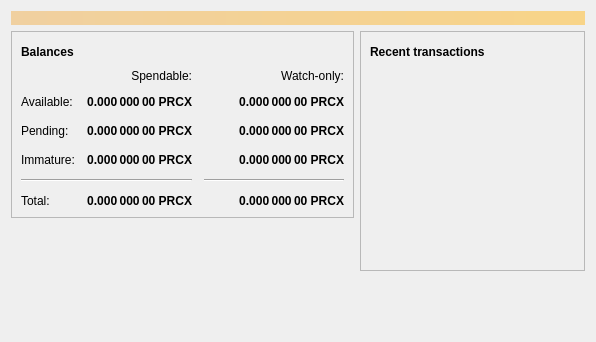
<?xml version="1.0" encoding="UTF-8"?>
<ui version="4.0">
 <class>OverviewPage</class>
 <widget class="QWidget" name="OverviewPage">
  <property name="geometry">
   <rect>
    <x>0</x>
    <y>0</y>
    <width>596</width>
    <height>342</height>
   </rect>
  </property>
  <property name="windowTitle">
   <string>Form</string>
  </property>
  <layout class="QVBoxLayout" name="topLayout">
   <item>
    <widget class="QLabel" name="labelAlerts">
     <property name="visible">
      <bool>false</bool>
     </property>
     <property name="styleSheet">
      <string notr="true">QLabel { background-color: qlineargradient(x1: 0, y1: 0, x2: 1, y2: 0, stop:0 #F0D0A0, stop:1 #F8D488); color:#000000; }</string>
     </property>
     <property name="wordWrap">
      <bool>true</bool>
     </property>
     <property name="margin">
      <number>3</number>
     </property>
     <property name="textInteractionFlags">
      <set>Qt::TextSelectableByMouse</set>
     </property>
    </widget>
   </item>
   <item>
    <layout class="QHBoxLayout" name="horizontalLayout" stretch="1,1">
     <item>
      <layout class="QVBoxLayout" name="verticalLayout_2">
       <item>
        <widget class="QFrame" name="frame">
         <property name="frameShape">
          <enum>QFrame::StyledPanel</enum>
         </property>
         <property name="frameShadow">
          <enum>QFrame::Raised</enum>
         </property>
         <layout class="QVBoxLayout" name="verticalLayout_4">
          <item>
           <layout class="QHBoxLayout" name="horizontalLayout_4">
            <item>
             <widget class="QLabel" name="label_5">
              <property name="font">
               <font>
                <weight>75</weight>
                <bold>true</bold>
               </font>
              </property>
              <property name="text">
               <string>Balances</string>
              </property>
             </widget>
            </item>
            <item>
             <widget class="QPushButton" name="labelWalletStatus">
              <property name="enabled">
               <bool>true</bool>
              </property>
              <property name="maximumSize">
               <size>
                <width>30</width>
                <height>16777215</height>
               </size>
              </property>
              <property name="toolTip">
               <string>The displayed information may be out of date. Your wallet automatically synchronizes with the Pricecoinx network after a connection is established, but this process has not completed yet.</string>
              </property>
              <property name="text">
               <string/>
              </property>
              <property name="icon">
               <iconset resource="../bitcoin.qrc">
                <normaloff>:/icons/warning</normaloff>
                <disabledoff>:/icons/warning</disabledoff>:/icons/warning</iconset>
              </property>
              <property name="iconSize">
               <size>
                <width>24</width>
                <height>24</height>
               </size>
              </property>
              <property name="flat">
               <bool>true</bool>
              </property>
             </widget>
            </item>
            <item>
             <spacer name="horizontalSpacer_3">
              <property name="orientation">
               <enum>Qt::Horizontal</enum>
              </property>
              <property name="sizeHint" stdset="0">
               <size>
                <width>40</width>
                <height>20</height>
               </size>
              </property>
             </spacer>
            </item>
           </layout>
          </item>
          <item>
           <layout class="QGridLayout" name="gridLayout">
            <property name="spacing">
             <number>12</number>
            </property>
            <item row="2" column="2">
             <widget class="QLabel" name="labelWatchPending">
              <property name="font">
               <font>
                <weight>75</weight>
                <bold>true</bold>
               </font>
              </property>
              <property name="cursor">
               <cursorShape>IBeamCursor</cursorShape>
              </property>
              <property name="toolTip">
               <string>Unconfirmed transactions to watch-only addresses</string>
              </property>
              <property name="text">
               <string notr="true">0.000 000 00 PRCX</string>
              </property>
              <property name="alignment">
               <set>Qt::AlignRight|Qt::AlignTrailing|Qt::AlignVCenter</set>
              </property>
              <property name="textInteractionFlags">
               <set>Qt::LinksAccessibleByMouse|Qt::TextSelectableByKeyboard|Qt::TextSelectableByMouse</set>
              </property>
             </widget>
            </item>
            <item row="2" column="1">
             <widget class="QLabel" name="labelUnconfirmed">
              <property name="font">
               <font>
                <weight>75</weight>
                <bold>true</bold>
               </font>
              </property>
              <property name="cursor">
               <cursorShape>IBeamCursor</cursorShape>
              </property>
              <property name="toolTip">
               <string>Total of transactions that have yet to be confirmed, and do not yet count toward the spendable balance</string>
              </property>
              <property name="text">
               <string notr="true">0.000 000 00 PRCX</string>
              </property>
              <property name="alignment">
               <set>Qt::AlignRight|Qt::AlignTrailing|Qt::AlignVCenter</set>
              </property>
              <property name="textInteractionFlags">
               <set>Qt::LinksAccessibleByMouse|Qt::TextSelectableByKeyboard|Qt::TextSelectableByMouse</set>
              </property>
             </widget>
            </item>
            <item row="3" column="2">
             <widget class="QLabel" name="labelWatchImmature">
              <property name="font">
               <font>
                <weight>75</weight>
                <bold>true</bold>
               </font>
              </property>
              <property name="cursor">
               <cursorShape>IBeamCursor</cursorShape>
              </property>
              <property name="toolTip">
               <string>Mined balance in watch-only addresses that has not yet matured</string>
              </property>
              <property name="text">
               <string notr="true">0.000 000 00 PRCX</string>
              </property>
              <property name="alignment">
               <set>Qt::AlignRight|Qt::AlignTrailing|Qt::AlignVCenter</set>
              </property>
              <property name="textInteractionFlags">
               <set>Qt::LinksAccessibleByMouse|Qt::TextSelectableByKeyboard|Qt::TextSelectableByMouse</set>
              </property>
             </widget>
            </item>
            <item row="4" column="0" colspan="2">
             <widget class="Line" name="line">
              <property name="orientation">
               <enum>Qt::Horizontal</enum>
              </property>
             </widget>
            </item>
            <item row="4" column="2">
             <widget class="Line" name="lineWatchBalance">
              <property name="sizePolicy">
               <sizepolicy hsizetype="Preferred" vsizetype="Fixed">
                <horstretch>0</horstretch>
                <verstretch>0</verstretch>
               </sizepolicy>
              </property>
              <property name="minimumSize">
               <size>
                <width>140</width>
                <height>0</height>
               </size>
              </property>
              <property name="orientation">
               <enum>Qt::Horizontal</enum>
              </property>
             </widget>
            </item>
            <item row="5" column="0">
             <widget class="QLabel" name="labelTotalText">
              <property name="text">
               <string>Total:</string>
              </property>
             </widget>
            </item>
            <item row="3" column="1">
             <widget class="QLabel" name="labelImmature">
              <property name="font">
               <font>
                <weight>75</weight>
                <bold>true</bold>
               </font>
              </property>
              <property name="cursor">
               <cursorShape>IBeamCursor</cursorShape>
              </property>
              <property name="toolTip">
               <string>Mined balance that has not yet matured</string>
              </property>
              <property name="text">
               <string notr="true">0.000 000 00 PRCX</string>
              </property>
              <property name="alignment">
               <set>Qt::AlignRight|Qt::AlignTrailing|Qt::AlignVCenter</set>
              </property>
              <property name="textInteractionFlags">
               <set>Qt::LinksAccessibleByMouse|Qt::TextSelectableByKeyboard|Qt::TextSelectableByMouse</set>
              </property>
             </widget>
            </item>
            <item row="2" column="3">
             <spacer name="horizontalSpacer_2">
              <property name="orientation">
               <enum>Qt::Horizontal</enum>
              </property>
              <property name="sizeHint" stdset="0">
               <size>
                <width>40</width>
                <height>20</height>
               </size>
              </property>
             </spacer>
            </item>
            <item row="3" column="0">
             <widget class="QLabel" name="labelImmatureText">
              <property name="text">
               <string>Immature:</string>
              </property>
             </widget>
            </item>
            <item row="5" column="1">
             <widget class="QLabel" name="labelTotal">
              <property name="font">
               <font>
                <weight>75</weight>
                <bold>true</bold>
               </font>
              </property>
              <property name="cursor">
               <cursorShape>IBeamCursor</cursorShape>
              </property>
              <property name="toolTip">
               <string>Your current total balance</string>
              </property>
              <property name="text">
               <string notr="true">0.000 000 00 PRCX</string>
              </property>
              <property name="alignment">
               <set>Qt::AlignRight|Qt::AlignTrailing|Qt::AlignVCenter</set>
              </property>
              <property name="textInteractionFlags">
               <set>Qt::LinksAccessibleByMouse|Qt::TextSelectableByKeyboard|Qt::TextSelectableByMouse</set>
              </property>
             </widget>
            </item>
            <item row="5" column="2">
             <widget class="QLabel" name="labelWatchTotal">
              <property name="font">
               <font>
                <weight>75</weight>
                <bold>true</bold>
               </font>
              </property>
              <property name="cursor">
               <cursorShape>IBeamCursor</cursorShape>
              </property>
              <property name="toolTip">
               <string>Current total balance in watch-only addresses</string>
              </property>
              <property name="text">
               <string notr="true">0.000 000 00 PRCX</string>
              </property>
              <property name="alignment">
               <set>Qt::AlignRight|Qt::AlignTrailing|Qt::AlignVCenter</set>
              </property>
              <property name="textInteractionFlags">
               <set>Qt::LinksAccessibleByMouse|Qt::TextSelectableByKeyboard|Qt::TextSelectableByMouse</set>
              </property>
             </widget>
            </item>
            <item row="0" column="2">
             <widget class="QLabel" name="labelWatchonly">
              <property name="text">
               <string>Watch-only:</string>
              </property>
              <property name="alignment">
               <set>Qt::AlignRight|Qt::AlignTrailing|Qt::AlignVCenter</set>
              </property>
             </widget>
            </item>
            <item row="1" column="0">
             <widget class="QLabel" name="labelBalanceText">
              <property name="text">
               <string>Available:</string>
              </property>
             </widget>
            </item>
            <item row="1" column="1">
             <widget class="QLabel" name="labelBalance">
              <property name="font">
               <font>
                <weight>75</weight>
                <bold>true</bold>
               </font>
              </property>
              <property name="cursor">
               <cursorShape>IBeamCursor</cursorShape>
              </property>
              <property name="toolTip">
               <string>Your current spendable balance</string>
              </property>
              <property name="text">
               <string notr="true">0.000 000 00 PRCX</string>
              </property>
              <property name="alignment">
               <set>Qt::AlignRight|Qt::AlignTrailing|Qt::AlignVCenter</set>
              </property>
              <property name="textInteractionFlags">
               <set>Qt::LinksAccessibleByMouse|Qt::TextSelectableByKeyboard|Qt::TextSelectableByMouse</set>
              </property>
             </widget>
            </item>
            <item row="1" column="2">
             <widget class="QLabel" name="labelWatchAvailable">
              <property name="font">
               <font>
                <weight>75</weight>
                <bold>true</bold>
               </font>
              </property>
              <property name="cursor">
               <cursorShape>IBeamCursor</cursorShape>
              </property>
              <property name="toolTip">
               <string>Your current balance in watch-only addresses</string>
              </property>
              <property name="text">
               <string notr="true">0.000 000 00 PRCX</string>
              </property>
              <property name="alignment">
               <set>Qt::AlignRight|Qt::AlignTrailing|Qt::AlignVCenter</set>
              </property>
              <property name="textInteractionFlags">
               <set>Qt::LinksAccessibleByMouse|Qt::TextSelectableByKeyboard|Qt::TextSelectableByMouse</set>
              </property>
             </widget>
            </item>
            <item row="2" column="0">
             <widget class="QLabel" name="labelPendingText">
              <property name="text">
               <string>Pending:</string>
              </property>
             </widget>
            </item>
            <item row="0" column="1">
             <widget class="QLabel" name="labelSpendable">
              <property name="text">
               <string>Spendable:</string>
              </property>
              <property name="alignment">
               <set>Qt::AlignRight|Qt::AlignTrailing|Qt::AlignVCenter</set>
              </property>
             </widget>
            </item>
           </layout>
          </item>
         </layout>
        </widget>
       </item>
       <item>
        <spacer name="verticalSpacer">
         <property name="orientation">
          <enum>Qt::Vertical</enum>
         </property>
         <property name="sizeHint" stdset="0">
          <size>
           <width>20</width>
           <height>40</height>
          </size>
         </property>
        </spacer>
       </item>
      </layout>
     </item>
     <item>
      <layout class="QVBoxLayout" name="verticalLayout_3">
       <item>
        <widget class="QFrame" name="frame_2">
         <property name="frameShape">
          <enum>QFrame::StyledPanel</enum>
         </property>
         <property name="frameShadow">
          <enum>QFrame::Raised</enum>
         </property>
         <layout class="QVBoxLayout" name="verticalLayout">
          <item>
           <layout class="QHBoxLayout" name="horizontalLayout_2">
            <item>
             <widget class="QLabel" name="label_4">
              <property name="font">
               <font>
                <weight>75</weight>
                <bold>true</bold>
               </font>
              </property>
              <property name="text">
               <string>Recent transactions</string>
              </property>
             </widget>
            </item>
            <item>
             <widget class="QPushButton" name="labelTransactionsStatus">
              <property name="enabled">
               <bool>true</bool>
              </property>
              <property name="maximumSize">
               <size>
                <width>30</width>
                <height>16777215</height>
               </size>
              </property>
              <property name="toolTip">
               <string>The displayed information may be out of date. Your wallet automatically synchronizes with the Pricecoinx network after a connection is established, but this process has not completed yet.</string>
              </property>
              <property name="text">
               <string/>
              </property>
              <property name="icon">
               <iconset resource="../bitcoin.qrc">
                <normaloff>:/icons/warning</normaloff>
                <disabledoff>:/icons/warning</disabledoff>:/icons/warning</iconset>
              </property>
              <property name="iconSize">
               <size>
                <width>24</width>
                <height>24</height>
               </size>
              </property>
              <property name="flat">
               <bool>true</bool>
              </property>
             </widget>
            </item>
            <item>
             <spacer name="horizontalSpacer">
              <property name="orientation">
               <enum>Qt::Horizontal</enum>
              </property>
              <property name="sizeHint" stdset="0">
               <size>
                <width>40</width>
                <height>20</height>
               </size>
              </property>
             </spacer>
            </item>
           </layout>
          </item>
          <item>
           <widget class="QListView" name="listTransactions">
            <property name="styleSheet">
             <string notr="true">QListView { background: transparent; }</string>
            </property>
            <property name="frameShape">
             <enum>QFrame::NoFrame</enum>
            </property>
            <property name="verticalScrollBarPolicy">
             <enum>Qt::ScrollBarAlwaysOff</enum>
            </property>
            <property name="horizontalScrollBarPolicy">
             <enum>Qt::ScrollBarAlwaysOff</enum>
            </property>
            <property name="selectionMode">
             <enum>QAbstractItemView::NoSelection</enum>
            </property>
           </widget>
          </item>
         </layout>
        </widget>
       </item>
       <item>
        <spacer name="verticalSpacer_2">
         <property name="orientation">
          <enum>Qt::Vertical</enum>
         </property>
         <property name="sizeHint" stdset="0">
          <size>
           <width>20</width>
           <height>40</height>
          </size>
         </property>
        </spacer>
       </item>
      </layout>
     </item>
    </layout>
   </item>
  </layout>
 </widget>
 <resources/>
 <connections/>
</ui>
